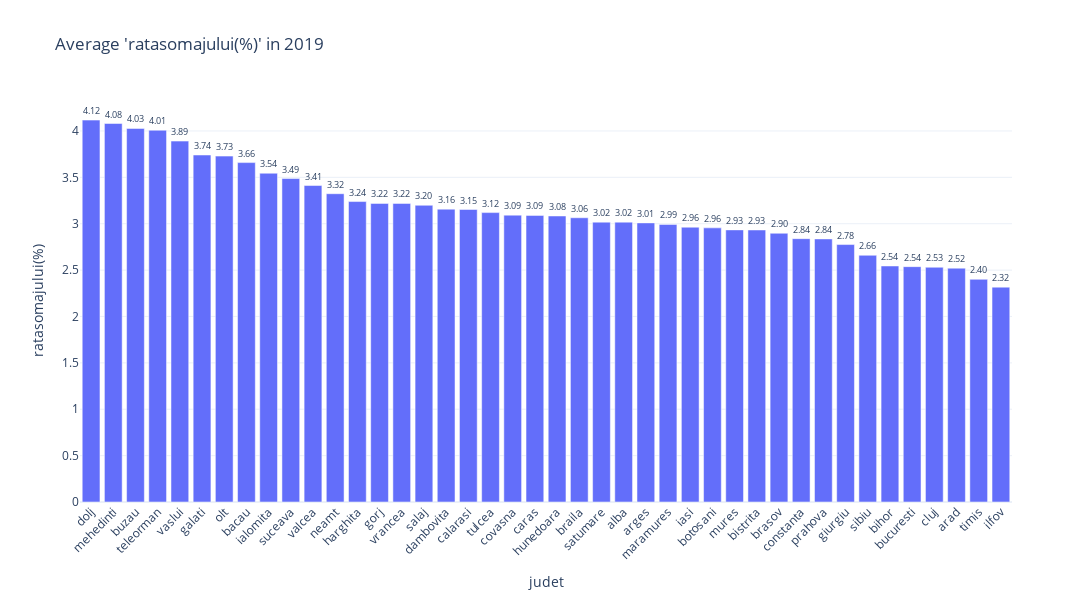

Notebook cell for this chart:
### Code cell
all_data_2019 = all_data[all_data['year'] == 2019]

# Group by 'judet' and calculate the average of 'ratasomajului(%)'
average_data = all_data_2019.groupby('judet')['ratasomajului(%)'].mean().reset_index()

# Sort the DataFrame by the average values in descending order
average_data = average_data.sort_values(by='ratasomajului(%)', ascending=False)

# Create a bar chart using Plotly Express
fig = px.bar(average_data, x='judet', y='ratasomajului(%)',
             text='ratasomajului(%)', title="Average 'ratasomajului(%)' in 2019",
             width=2300, height=600, template='plotly_white')

fig.update_traces(texttemplate='%{text:.2f}', textposition='outside')

# Rotate x-axis labels for better readability
fig.update_layout(xaxis_tickangle=-45)

fig.show()

### Figure 1 — Plotly figure (JSON) as saved in the notebook; plotly's stock layout.template omitted (floating-point values rounded to 4 significant figures)
{"data": [{"alignmentgroup": "True", "hovertemplate": "judet=%{x}<br>ratasomajului(%)=%{text}<extra></extra>", "legendgroup": "", "marker": {"color": "#636efa", "pattern": {"shape": ""}}, "name": "", "offsetgroup": "", "orientation": "v", "showlegend": false, "text": [4.117, 4.081, 4.027, 4.008, 3.891, 3.741, 3.729, 3.659, 3.545, 3.487, 3.412, 3.324, 3.239, 3.219, 3.219, 3.199, 3.157, 3.154, 3.12, 3.093, 3.09, 3.084, 3.065, 3.017, 3.017, 3.009, 2.993, 2.963, 2.955, 2.934, 2.933, 2.897, 2.839, 2.836, 2.775, 2.66, 2.545, 2.537, 2.531, 2.521, 2.401, 2.316], "textposition": "outside", "texttemplate": "%{text:.2f}", "type": "bar", "x": ["dolj", "mehedinti", "buzau", "teleorman", "vaslui", "galati", "olt", "bacau", "ialomita", "suceava", "valcea", "neamt", "harghita", "gorj", "vrancea", "salaj", "dambovita", "calarasi", "tulcea", "covasna", "caras", "hunedoara", "braila", "satumare", "alba", "arges", "maramures", "iasi", "botosani", "mures", "bistrita", "brasov", "constanta", "prahova", "giurgiu", "sibiu", "bihor", "bucuresti", "cluj", "arad", "timis", "ilfov"], "xaxis": "x", "y": [4.117, 4.081, 4.027, 4.008, 3.891, 3.741, 3.729, 3.659, 3.545, 3.487, 3.412, 3.324, 3.239, 3.219, 3.219, 3.199, 3.157, 3.154, 3.12, 3.093, 3.09, 3.084, 3.065, 3.017, 3.017, 3.009, 2.993, 2.963, 2.955, 2.934, 2.933, 2.897, 2.839, 2.836, 2.775, 2.66, 2.545, 2.537, 2.531, 2.521, 2.401, 2.316], "yaxis": "y"}], "layout": {"barmode": "relative", "height": 600, "legend": {"tracegroupgap": 0}, "title": {"text": "Average 'ratasomajului(%)' in 2019"}, "width": 2300, "xaxis": {"anchor": "y", "domain": [0, 1], "tickangle": -45, "title": {"text": "judet"}}, "yaxis": {"anchor": "x", "domain": [0, 1], "title": {"text": "ratasomajului(%)"}}}}
